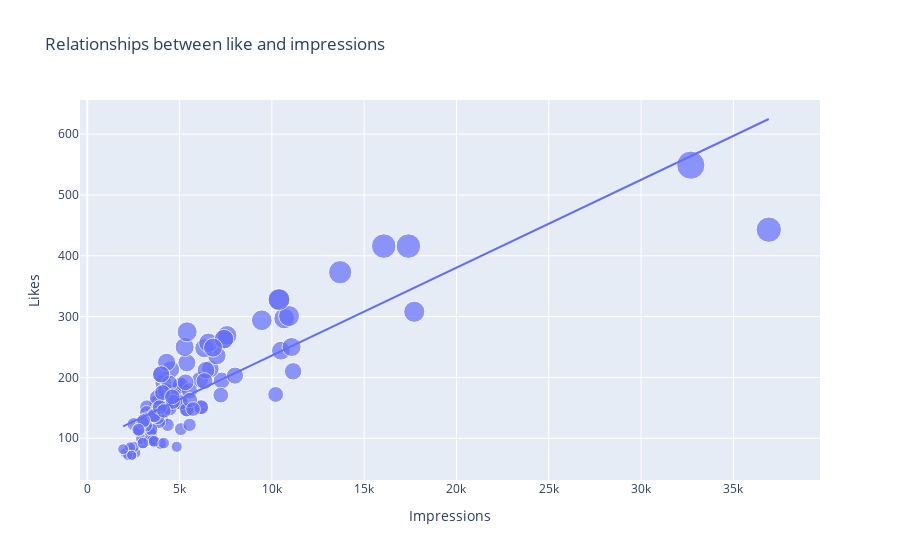

Notebook code cell kept with this figure:
### Code cell
figure = px.scatter(data_frame=data, x="Impressions", y="Likes", 
                    size="Likes", trendline="ols", title="Relationships between like and impressions")
figure.show()
